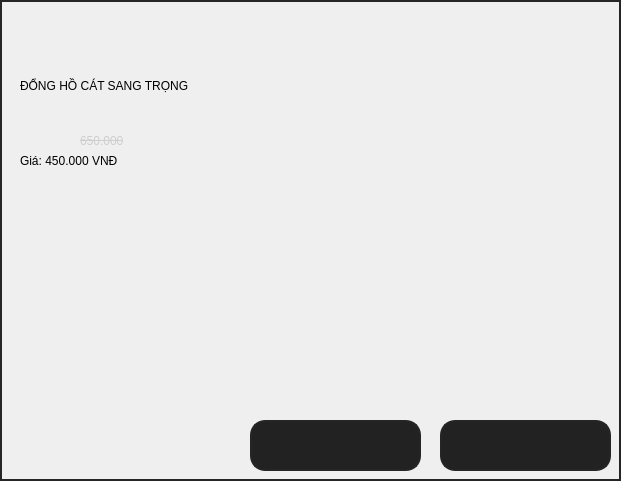
           <widget class="QWidget" name="widget_44" native="true">
            <property name="geometry">
             <rect>
              <x>570</x>
              <y>0</y>
              <width>621</width>
              <height>481</height>
             </rect>
            </property>
            <property name="styleSheet">
             <string notr="true">border: 2px solid rgb(37, 37, 37);
color: black;
font: 75 16pt &quot;MS Shell Dlg 2&quot;;</string>
            </property>
            <widget class="QLabel" name="label_46">
             <property name="geometry">
              <rect>
               <x>20</x>
               <y>30</y>
               <width>441</width>
               <height>111</height>
              </rect>
             </property>
             <property name="styleSheet">
              <string notr="true">border: 0;
background-color: 0</string>
             </property>
             <property name="text">
              <string>ĐỔNG HỒ CÁT SANG TRỌNG</string>
             </property>
            </widget>
            <widget class="QLabel" name="label_47">
             <property name="geometry">
              <rect>
               <x>20</x>
               <y>150</y>
               <width>441</width>
               <height>21</height>
              </rect>
             </property>
             <property name="styleSheet">
              <string notr="true">border: 0;
background-color: 0</string>
             </property>
             <property name="text">
              <string>Giá: 450.000 VNĐ</string>
             </property>
            </widget>
            <widget class="QLabel" name="label_48">
             <property name="geometry">
              <rect>
               <x>80</x>
               <y>130</y>
               <width>161</width>
               <height>21</height>
              </rect>
             </property>
             <property name="styleSheet">
              <string notr="true">border: 0;
background-color: 0;
text-decoration: line-through;
font: 75 12pt &quot;MS Shell Dlg 2&quot;;
color: rgb(206, 206, 206);</string>
             </property>
             <property name="text">
              <string>650.000</string>
             </property>
            </widget>
            <widget class="QPushButton" name="bt_adddongho">
             <property name="geometry">
              <rect>
               <x>250</x>
               <y>420</y>
               <width>171</width>
               <height>51</height>
              </rect>
             </property>
             <property name="styleSheet">
              <string notr="true">background-color: rgb(34, 34, 34);
border-radius: 15px</string>
             </property>
             <property name="text">
              <string/>
             </property>
             <property name="icon">
              <iconset>
               <normaloff>But_img/add.png</normaloff>But_img/add.png</iconset>
             </property>
             <property name="iconSize">
              <size>
               <width>400</width>
               <height>400</height>
              </size>
             </property>
            </widget>
            <widget class="QPushButton" name="bt_buydongho">
             <property name="geometry">
              <rect>
               <x>440</x>
               <y>420</y>
               <width>171</width>
               <height>51</height>
              </rect>
             </property>
             <property name="styleSheet">
              <string notr="true">background-color: rgb(34, 34, 34);
border-radius: 15px</string>
             </property>
             <property name="text">
              <string/>
             </property>
             <property name="icon">
              <iconset>
               <normaloff>But_img/buy.png</normaloff>But_img/buy.png</iconset>
             </property>
             <property name="iconSize">
              <size>
               <width>400</width>
               <height>400</height>
              </size>
             </property>
            </widget>
           </widget>
